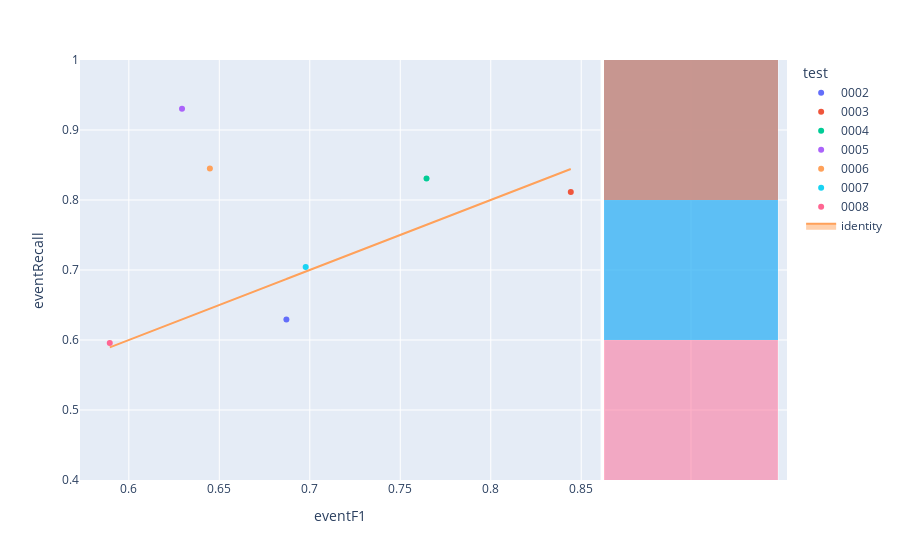

The cell this chart's notebook holds for it:
### Code cell
fig=px.scatter(experimentModels,x='eventF1',y='eventRecall',color='test',hover_name='modelId', marginal_y="histogram")
fig.add_trace(
    go.Scatter(x=experimentModels['eventF1'], y=experimentModels['eventF1'], name="identity", mode='lines',fill="toself")
)
fig.show()

### Figure 1 — Plotly figure (JSON) as saved in the notebook; plotly's stock layout.template omitted (floating-point values rounded to 4 significant figures)
{"data": [{"hovertemplate": "<b>%{hovertext}</b><br><br>test=0002<br>eventF1=%{x}<br>eventRecall=%{y}<extra></extra>", "hovertext": ["ca4abebe-7534-4387-9f7e-7e56aeb102df"], "legendgroup": "0002", "marker": {"color": "#636efa", "symbol": "circle"}, "mode": "markers", "name": "0002", "orientation": "v", "showlegend": true, "type": "scatter", "x": [0.6871], "xaxis": "x", "y": [0.6292], "yaxis": "y"}, {"alignmentgroup": "True", "bingroup": "y", "hovertemplate": "test=0002<br>eventRecall=%{y}<br>count=%{x}<extra></extra>", "legendgroup": "0002", "marker": {"color": "#636efa"}, "name": "0002", "offsetgroup": "0002", "opacity": 0.5, "showlegend": false, "type": "histogram", "xaxis": "x2", "y": [0.6292], "yaxis": "y2"}, {"hovertemplate": "<b>%{hovertext}</b><br><br>test=0003<br>eventF1=%{x}<br>eventRecall=%{y}<extra></extra>", "hovertext": ["ec345db7-d0e7-447a-a219-52693d52bf41"], "legendgroup": "0003", "marker": {"color": "#EF553B", "symbol": "circle"}, "mode": "markers", "name": "0003", "orientation": "v", "showlegend": true, "type": "scatter", "x": [0.8442], "xaxis": "x", "y": [0.8115], "yaxis": "y"}, {"alignmentgroup": "True", "bingroup": "y", "hovertemplate": "test=0003<br>eventRecall=%{y}<br>count=%{x}<extra></extra>", "legendgroup": "0003", "marker": {"color": "#EF553B"}, "name": "0003", "offsetgroup": "0003", "opacity": 0.5, "showlegend": false, "type": "histogram", "xaxis": "x2", "y": [0.8115], "yaxis": "y2"}, {"hovertemplate": "<b>%{hovertext}</b><br><br>test=0004<br>eventF1=%{x}<br>eventRecall=%{y}<extra></extra>", "hovertext": ["5efd55af-ba1f-4dd8-905e-9279a3c25d07"], "legendgroup": "0004", "marker": {"color": "#00cc96", "symbol": "circle"}, "mode": "markers", "name": "0004", "orientation": "v", "showlegend": true, "type": "scatter", "x": [0.7645], "xaxis": "x", "y": [0.8305], "yaxis": "y"}, {"alignmentgroup": "True", "bingroup": "y", "hovertemplate": "test=0004<br>eventRecall=%{y}<br>count=%{x}<extra></extra>", "legendgroup": "0004", "marker": {"color": "#00cc96"}, "name": "0004", "offsetgroup": "0004", "opacity": 0.5, "showlegend": false, "type": "histogram", "xaxis": "x2", "y": [0.8305], "yaxis": "y2"}, {"hovertemplate": "<b>%{hovertext}</b><br><br>test=0005<br>eventF1=%{x}<br>eventRecall=%{y}<extra></extra>", "hovertext": ["79b2270a-cfb8-4f96-987a-040fa3dc0386"], "legendgroup": "0005", "marker": {"color": "#ab63fa", "symbol": "circle"}, "mode": "markers", "name": "0005", "orientation": "v", "showlegend": true, "type": "scatter", "x": [0.6294], "xaxis": "x", "y": [0.9304], "yaxis": "y"}, {"alignmentgroup": "True", "bingroup": "y", "hovertemplate": "test=0005<br>eventRecall=%{y}<br>count=%{x}<extra></extra>", "legendgroup": "0005", "marker": {"color": "#ab63fa"}, "name": "0005", "offsetgroup": "0005", "opacity": 0.5, "showlegend": false, "type": "histogram", "xaxis": "x2", "y": [0.9304], "yaxis": "y2"}, {"hovertemplate": "<b>%{hovertext}</b><br><br>test=0006<br>eventF1=%{x}<br>eventRecall=%{y}<extra></extra>", "hovertext": ["b1cb5f16-0c62-4dd7-b5d9-16fae63b28c5"], "legendgroup": "0006", "marker": {"color": "#FFA15A", "symbol": "circle"}, "mode": "markers", "name": "0006", "orientation": "v", "showlegend": true, "type": "scatter", "x": [0.6448], "xaxis": "x", "y": [0.8451], "yaxis": "y"}, {"alignmentgroup": "True", "bingroup": "y", "hovertemplate": "test=0006<br>eventRecall=%{y}<br>count=%{x}<extra></extra>", "legendgroup": "0006", "marker": {"color": "#FFA15A"}, "name": "0006", "offsetgroup": "0006", "opacity": 0.5, "showlegend": false, "type": "histogram", "xaxis": "x2", "y": [0.8451], "yaxis": "y2"}, {"hovertemplate": "<b>%{hovertext}</b><br><br>test=0007<br>eventF1=%{x}<br>eventRecall=%{y}<extra></extra>", "hovertext": ["28b0a080-fdd1-4b49-97d4-f98a8671c508"], "legendgroup": "0007", "marker": {"color": "#19d3f3", "symbol": "circle"}, "mode": "markers", "name": "0007", "orientation": "v", "showlegend": true, "type": "scatter", "x": [0.6977], "xaxis": "x", "y": [0.7043], "yaxis": "y"}, {"alignmentgroup": "True", "bingroup": "y", "hovertemplate": "test=0007<br>eventRecall=%{y}<br>count=%{x}<extra></extra>", "legendgroup": "0007", "marker": {"color": "#19d3f3"}, "name": "0007", "offsetgroup": "0007", "opacity": 0.5, "showlegend": false, "type": "histogram", "xaxis": "x2", "y": [0.7043], "yaxis": "y2"}, {"hovertemplate": "<b>%{hovertext}</b><br><br>test=0008<br>eventF1=%{x}<br>eventRecall=%{y}<extra></extra>", "hovertext": ["acc1aab9-4594-40ce-8d0c-f2111f7a6c69"], "legendgroup": "0008", "marker": {"color": "#FF6692", "symbol": "circle"}, "mode": "markers", "name": "0008", "orientation": "v", "showlegend": true, "type": "scatter", "x": [0.5895], "xaxis": "x", "y": [0.5957], "yaxis": "y"}, {"alignmentgroup": "True", "bingroup": "y", "hovertemplate": "test=0008<br>eventRecall=%{y}<br>count=%{x}<extra></extra>", "legendgroup": "0008", "marker": {"color": "#FF6692"}, "name": "0008", "offsetgroup": "0008", "opacity": 0.5, "showlegend": false, "type": "histogram", "xaxis": "x2", "y": [0.5957], "yaxis": "y2"}, {"fill": "toself", "mode": "lines", "name": "identity", "type": "scatter", "x": [0.6871, 0.8442, 0.7645, 0.6294, 0.6448, 0.6977, 0.5895], "y": [0.6871, 0.8442, 0.7645, 0.6294, 0.6448, 0.6977, 0.5895]}], "layout": {"barmode": "overlay", "legend": {"title": {"text": "test"}, "tracegroupgap": 0}, "margin": {"t": 60}, "xaxis": {"anchor": "y", "domain": [0, 0.7363], "title": {"text": "eventF1"}}, "xaxis2": {"anchor": "y2", "domain": [0.7413, 1], "matches": "x2", "showgrid": true, "showline": false, "showticklabels": false, "ticks": ""}, "yaxis": {"anchor": "x", "domain": [0, 1], "title": {"text": "eventRecall"}}, "yaxis2": {"anchor": "x2", "domain": [0, 1], "matches": "y", "showgrid": true, "showticklabels": false}}}
